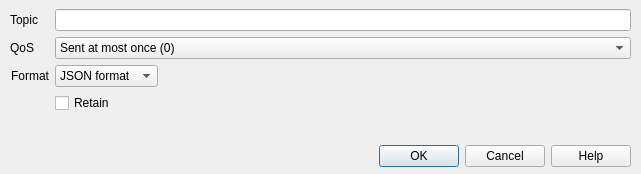
<?xml version="1.0" encoding="UTF-8"?>
<ui version="4.0">
 <class>CDlgMqttPublish</class>
 <widget class="QDialog" name="CDlgMqttPublish">
  <property name="geometry">
   <rect>
    <x>0</x>
    <y>0</y>
    <width>641</width>
    <height>174</height>
   </rect>
  </property>
  <property name="windowTitle">
   <string>MQTT Publish</string>
  </property>
  <widget class="QDialogButtonBox" name="buttonBox">
   <property name="geometry">
    <rect>
     <x>20</x>
     <y>140</y>
     <width>611</width>
     <height>32</height>
    </rect>
   </property>
   <property name="orientation">
    <enum>Qt::Horizontal</enum>
   </property>
   <property name="standardButtons">
    <set>QDialogButtonBox::Cancel|QDialogButtonBox::Help|QDialogButtonBox::Ok</set>
   </property>
  </widget>
  <widget class="QWidget" name="formLayoutWidget">
   <property name="geometry">
    <rect>
     <x>10</x>
     <y>9</y>
     <width>621</width>
     <height>121</height>
    </rect>
   </property>
   <layout class="QFormLayout" name="formLayout">
    <property name="fieldGrowthPolicy">
     <enum>QFormLayout::ExpandingFieldsGrow</enum>
    </property>
    <item row="0" column="0">
     <widget class="QLabel" name="label">
      <property name="text">
       <string>Topic</string>
      </property>
      <property name="buddy">
       <cstring>editTopic</cstring>
      </property>
     </widget>
    </item>
    <item row="0" column="1">
     <widget class="QLineEdit" name="editTopic"/>
    </item>
    <item row="2" column="0">
     <widget class="QLabel" name="label_9">
      <property name="text">
       <string>Format</string>
      </property>
      <property name="alignment">
       <set>Qt::AlignRight|Qt::AlignTrailing|Qt::AlignVCenter</set>
      </property>
      <property name="buddy">
       <cstring>comboPublishFormat</cstring>
      </property>
     </widget>
    </item>
    <item row="2" column="1">
     <widget class="QComboBox" name="comboPublishFormat">
      <property name="sizePolicy">
       <sizepolicy hsizetype="Preferred" vsizetype="Fixed">
        <horstretch>0</horstretch>
        <verstretch>0</verstretch>
       </sizepolicy>
      </property>
      <item>
       <property name="text">
        <string>JSON format</string>
       </property>
      </item>
      <item>
       <property name="text">
        <string>XML format</string>
       </property>
      </item>
      <item>
       <property name="text">
        <string>String format</string>
       </property>
      </item>
      <item>
       <property name="text">
        <string>Binary format</string>
       </property>
      </item>
     </widget>
    </item>
    <item row="3" column="1">
     <widget class="QCheckBox" name="chkRetain">
      <property name="text">
       <string>Retain</string>
      </property>
     </widget>
    </item>
    <item row="1" column="0">
     <widget class="QLabel" name="label_2">
      <property name="text">
       <string>QoS</string>
      </property>
      <property name="buddy">
       <cstring>comboQos</cstring>
      </property>
     </widget>
    </item>
    <item row="1" column="1">
     <widget class="QComboBox" name="comboQos">
      <property name="sizePolicy">
       <sizepolicy hsizetype="Expanding" vsizetype="Fixed">
        <horstretch>0</horstretch>
        <verstretch>0</verstretch>
       </sizepolicy>
      </property>
      <item>
       <property name="text">
        <string>Sent at most once (0)</string>
       </property>
      </item>
      <item>
       <property name="text">
        <string>Sent at least once (1)</string>
       </property>
      </item>
      <item>
       <property name="text">
        <string>Sent exactly once (2)</string>
       </property>
      </item>
     </widget>
    </item>
   </layout>
  </widget>
 </widget>
 <resources/>
 <connections>
  <connection>
   <sender>buttonBox</sender>
   <signal>accepted()</signal>
   <receiver>CDlgMqttPublish</receiver>
   <slot>accept()</slot>
   <hints>
    <hint type="sourcelabel">
     <x>248</x>
     <y>254</y>
    </hint>
    <hint type="destinationlabel">
     <x>157</x>
     <y>274</y>
    </hint>
   </hints>
  </connection>
  <connection>
   <sender>buttonBox</sender>
   <signal>rejected()</signal>
   <receiver>CDlgMqttPublish</receiver>
   <slot>reject()</slot>
   <hints>
    <hint type="sourcelabel">
     <x>316</x>
     <y>260</y>
    </hint>
    <hint type="destinationlabel">
     <x>286</x>
     <y>274</y>
    </hint>
   </hints>
  </connection>
 </connections>
</ui>
